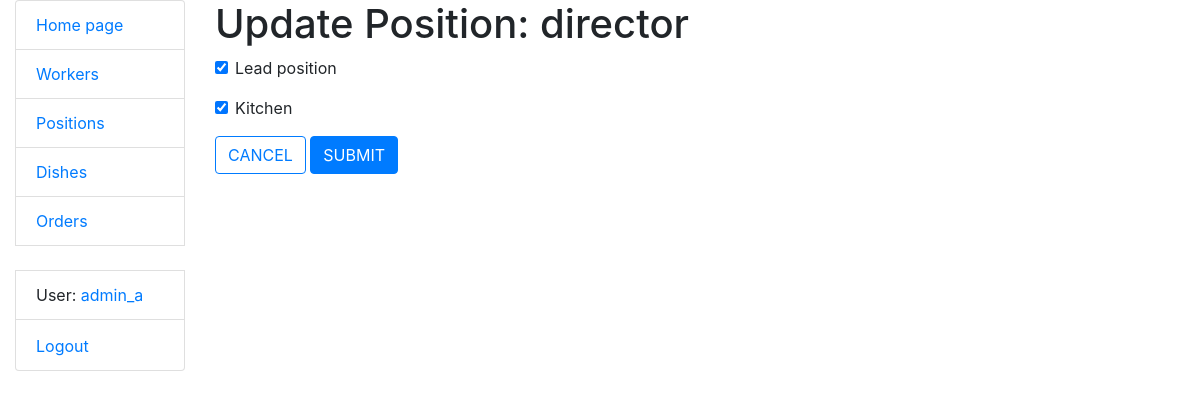
Page /positions/1/update/ (signed in) on the committed database.
### kitchen/models.py (models this page shows, shortened)
class Worker(AbstractUser):
    position = models.ForeignKey("Position", on_delete=models.CASCADE,
                                 null=True, blank=True, related_name="workers")
    class Meta:
        verbose_name = "worker"
        verbose_name_plural = "workers"
    def get_absolute_url(self):
        return reverse("kitchen:worker-detail", kwargs={"pk": self.pk})

class Position(models.Model):
    name = models.CharField(max_length=255)
    lead_position = models.BooleanField(default=False)
    kitchen = models.BooleanField(default=False)

### kitchen/views.py (the view)
# urls.py: path("positions/<int:pk>/update/", PositionUpdateView.as_view(), name="position-update"),
class PositionUpdateView(LoginRequiredMixin, LeadPositionRequiredMixin, generic.UpdateView):
    model = Position
    form_class = PositionUpdateForm
    success_url = reverse_lazy("kitchen:position-list")

### kitchen/forms.py
class PositionUpdateForm(forms.ModelForm):
    class Meta:
        model = Position
        fields = ("lead_position", "kitchen")

### kitchen/mixins.py (called while the page is built)
    def dispatch(self, request, *args, **kwargs):
        if not request.user.position.lead_position:
            raise PermissionDenied
        return super().dispatch(request, *args, **kwargs)

### templates/kitchen/position_form.html (shortened to what this page needs)
{% extends "base.html" %}
{% load crispy_forms_filters %}
{% block content %}
  <h1>{{ object|yesno:"Update,Create" }} Position: {{ position.name }}</h1>
  <form action="" method="post" novalidate>
    {{ form|crispy }}
    <a href="{% url 'kitchen:position-list' %}" class="btn btn-outline-primary">CANCEL</a>
    <input type="submit" value="SUBMIT" class="btn btn-primary">
  </form>
{% endblock %}

### templates/includes/sidebar.html (shortened to what this page needs)
<ul class="sidebar-nav list-group">
  <li class="list-group-item"><a href="{% url "kitchen:index" %}">Home page</a></li>
  <li class="list-group-item"><a href="{% url "kitchen:worker-list" %}">Workers</a></li>
  <li class="list-group-item"><a href="{% url "kitchen:position-list" %}">Positions</a></li>
  <li class="list-group-item"><a href="{% url "kitchen:dish-list" %}">Dishes</a></li>
  <li class="list-group-item"><a href="{% url "kitchen:order-list" %}">Orders</a></li>
  <br>
  {% if user.is_authenticated %}
    <li class="list-group-item">User: <a href="{{ user.get_absolute_url }}">{{ user.get_username }}</a></li>
    <li class="list-group-item">
      <form id="logout-form" action="{% url 'logout' %}" method="post" style="display: inline;">
        <button type="submit" class="btn btn-link" style="padding: 0; border: none; background: none;">Logout</button>
      </form>
    </li>
  {% else %}
    <li class="list-group-item"><a href="{% url 'login' %}?next={{ request.path }}">Login</a></li>
  {% endif %}
</ul>

### rows in the picture
Worker: get_username "admin_a"
Position: name "director", lead_position "☑", kitchen "☑"

### other values in the picture
{{ object|yesno:"Update,Create" }} "Update"
